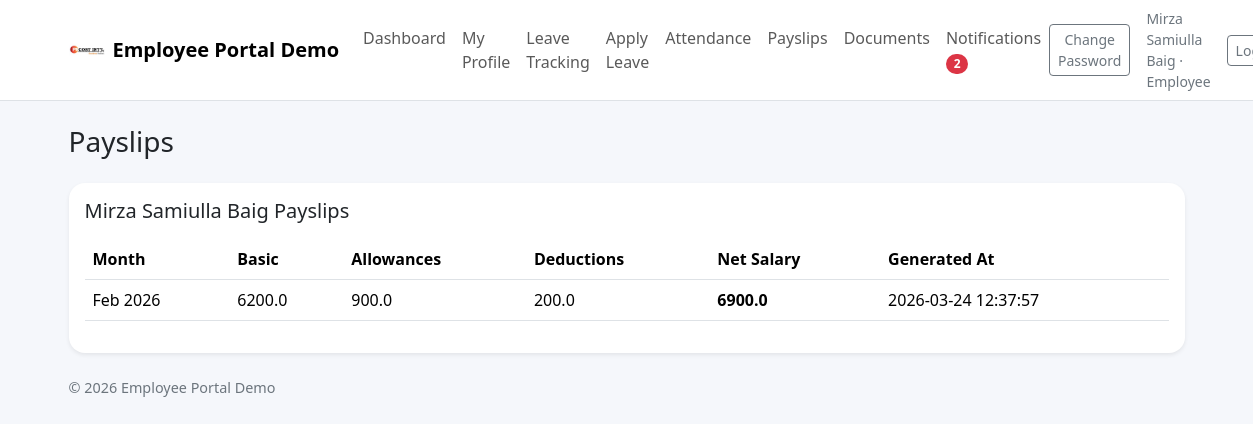
Before: /payroll (signed in) with the older database file.
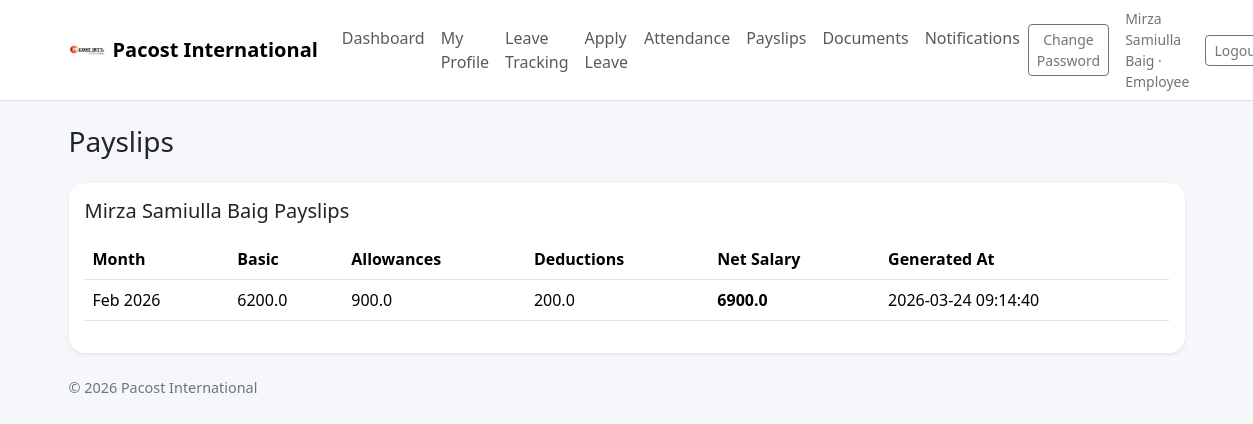
After: the same page with the newer database file.
### tables this page shows
CREATE TABLE company_settings (
    id INTEGER PRIMARY KEY AUTOINCREMENT,
    company_name TEXT NOT NULL,
    leave_workflow TEXT NOT NULL,
    default_working_hours REAL NOT NULL,
    allow_document_upload INTEGER NOT NULL DEFAULT 1
);

CREATE TABLE payroll_slips (
    id INTEGER PRIMARY KEY AUTOINCREMENT,
    user_id INTEGER NOT NULL,
    month_label TEXT NOT NULL,
    basic_salary REAL NOT NULL,
    allowances REAL NOT NULL DEFAULT 0,
    deductions REAL NOT NULL DEFAULT 0,
    net_salary REAL NOT NULL,
    generated_at TEXT NOT NULL,
    FOREIGN KEY (user_id) REFERENCES users (id)
);

### app.py (the view)
@app.route("/payroll")
@login_required
def payroll_view():
    user = current_user()
    db = get_db()
    selected_user_id = request.args.get("user_id", type=int) or user["id"]
    if user["role"] == "employee":
        selected_user_id = user["id"]
    elif user["role"] == "manager":
        allowed = db.execute("SELECT COUNT(*) AS c FROM users WHERE id=? AND manager_id=?", (selected_user_id, user["id"])).fetchone()["c"]
        if selected_user_id != user["id"] and not allowed:
            selected_user_id = user["id"]
    slips = db.execute("SELECT * FROM payroll_slips WHERE user_id=? ORDER BY id DESC", (selected_user_id,)).fetchall()
    employees = []
    if user["role"] in {"manager", "hr", "admin"}:
        if user["role"] == "manager":
            employees = db.execute("SELECT id, full_name FROM users WHERE manager_id=? AND is_active=1 ORDER BY full_name", (user["id"],)).fetchall()
        else:
            employees = db.execute("SELECT id, full_name FROM users WHERE is_active=1 ORDER BY full_name").fetchall()
    selected_employee = db.execute("SELECT id, full_name FROM users WHERE id=?", (selected_user_id,)).fetchone()
    return render_template("payroll.html", slips=slips, employees=employees, selected_user_id=selected_user_id, selected_employee=selected_employee)

### app.py (called while the page is built)
def get_db() -> sqlite3.Connection:
    if "db" not in g:
        g.db = sqlite3.connect(DATABASE)
        g.db.row_factory = sqlite3.Row
        ensure_schema(g.db)
    return g.db

def current_user() -> sqlite3.Row | None:
    user_id = session.get("user_id")
    if not user_id:
        return None
    return get_db().execute(
        """
        SELECT u.*, d.name AS department_name, ds.name AS designation_name, m.full_name AS manager_name
        FROM users u
        LEFT JOIN departments d ON u.department_id = d.id
        LEFT JOIN designations ds ON u.designation_id = ds.id
        LEFT JOIN users m ON u.manager_id = m.id
        WHERE u.id = ?
        """,
        (user_id,),
    ).fetchone()

def login_required(view):
    @wraps(view)
    def wrapped_view(**kwargs):
        if current_user() is None:
            return redirect(url_for("login"))
        return view(**kwargs)
    return wrapped_view

### templates/payroll.html (shortened to what this page needs)
{% extends 'base.html' %}
{% block content %}
<div class="d-flex justify-content-between align-items-center mb-4">
  <h3 class="mb-0">Payslips</h3>
</div>
<div class="card border-0 shadow-sm rounded-4"><div class="card-body">
  <h5 class="mb-3">{{ selected_employee.full_name }} Payslips</h5>
  <div class="table-responsive"><table class="table align-middle"><thead><tr><th>Month</th><th>Basic</th><th>Allowances</th><th>Deductions</th><th>Net Salary</th><th>Generated At</th></tr></thead><tbody>{% for row in slips %}<tr><td>{{ row.month_label }}</td><td>{{ row.basic_salary }}</td><td>{{ row.allowances }}</td><td>{{ row.deductions }}</td><td class="fw-semibold">{{ row.net_salary }}</td><td>{{ row.generated_at }}</td></tr>{% else %}<tr><td colspan="{% if current_user.role == 'admin' %}7{% else %}6{% endif %}" class="text-center text-secondary py-4">No payslips found.</td></tr>{% endfor %}</tbody></table></div>
</div></div>
{% endblock %}

### templates/base.html (shortened to what this page needs)
<!doctype html>
<html lang="en">
<head>
  <link href="https://cdn.jsdelivr.net/npm/bootstrap@5.3.3/dist/css/bootstrap.min.css" rel="stylesheet">
  <link rel="stylesheet" href="{{ url_for('static', filename='css/style.css') }}">
</head>
<body>
  {% if current_user %}
  <nav class="navbar navbar-expand-lg bg-white border-bottom sticky-top">
    <div class="container">
      <a class="navbar-brand d-flex align-items-center gap-2" href="{{ url_for('dashboard') }}"><img src="{{ url_for('static', filename='images/pacost_logo.png') }}" alt="Pacost" style="height:36px; width:auto;"> <span>{{ settings.company_name if settings else 'Pacost International' }}</span></a>
      <div class="collapse navbar-collapse" id="navBar">
        <ul class="navbar-nav me-auto mb-2 mb-lg-0">
          <li class="nav-item"><a class="nav-link" href="{{ url_for('dashboard') }}">Dashboard</a></li>
          <li class="nav-item"><a class="nav-link" href="{{ url_for('profile') }}">My Profile</a></li>
          <li class="nav-item"><a class="nav-link" href="{{ url_for('my_leaves') }}">Leave Tracking</a></li>
          {% if current_user.role == 'employee' %}<li class="nav-item"><a class="nav-link" href="{{ url_for('apply_leave') }}">Apply Leave</a></li>{% endif %}
          <li class="nav-item"><a class="nav-link" href="{{ url_for('attendance_view') }}">Attendance</a></li>
          <li class="nav-item"><a class="nav-link" href="{{ url_for('payroll_view') }}">Payslips</a></li>
          <li class="nav-item"><a class="nav-link" href="{{ url_for('documents') }}">Documents</a></li>
          <li class="nav-item"><a class="nav-link" href="{{ url_for('notifications_view') }}">Notifications {% if unread_notification_count %}<span class="badge rounded-pill text-bg-danger">{{ unread_notification_count }}</span>{% endif %}</a></li>
        </ul>
        <div class="d-flex align-items-center gap-3">
          <a class="btn btn-outline-secondary btn-sm" href="{{ url_for('change_password') }}">Change Password</a>
          <span class="text-secondary small">{{ current_user.full_name }} · {{ current_user.role|capitalize }}</span>
          <a class="btn btn-outline-secondary btn-sm" href="{{ url_for('logout') }}">Logout</a>
        </div>
      </div>
    </div>
  </nav>
  {% endif %}
  <main class="container py-4">
    {% block content %}{% endblock %}
  </main>
  <div class="container pb-4"><div class="footer-note">© {{ year }} {{ settings.company_name if settings else 'Employee Portal' }}</div></div>
</body>
</html>

Changed rows visible on the page:
changed company_settings: company_name "Employee Portal Demo" → "Pacost International"
changed payroll_slips: generated_at "2026-03-24 12:37:57" → "2026-03-24 09:14:40"
Other visible differences:
{{ unread_notification_count }}: "2" → (not shown)
